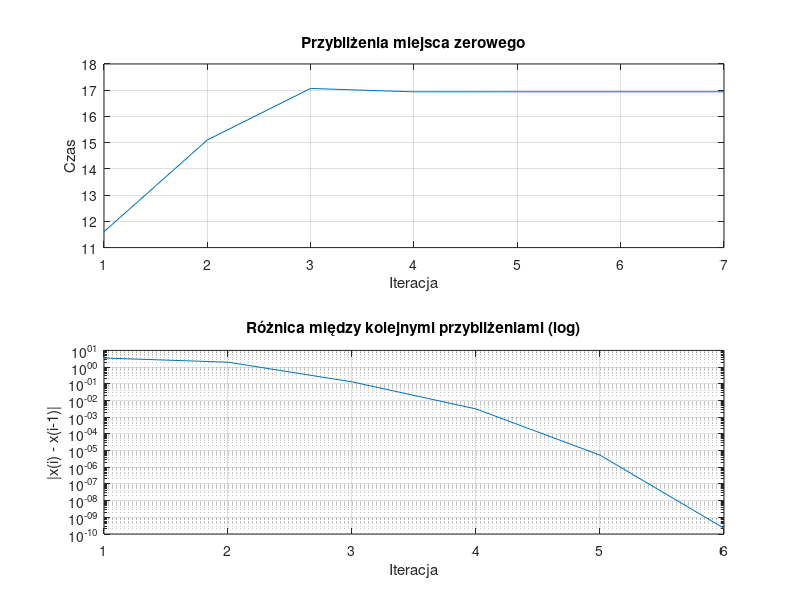

This figure's MATLAB source:
function [xvec,xdif,xsolution,ysolution,iterations] = velocity_secant()
% Wyznacza miejsce zerowe funkcji velocity_difference metodą siecznych.
% xvec - wektor z kolejnymi przybliżeniami miejsca zerowego;
%   xvec(1)=x2 przy założeniu, że x0 i x1 są punktami startowymi
% xdif - wektor różnic kolejnych przybliżeń miejsca zerowego
%   xdif(i) = abs(xvec(i+1)-xvec(i));
% xsolution - obliczone miejsce zerowe
% ysolution - wartość funkcji velocity_difference wyznaczona dla f=xsolution
% iterations - liczba iteracji wykonana w celu wyznaczenia xsolution

x0 = 1; % pierwszy punkt startowy metody siecznych
x1 = 40; % drugi punkt startowy metody siecznych
ytolerance = 1e-12;% tolerancja wartości funkcji w przybliżonym miejscu zerowym.
% Warunek abs(f1(xsolution))<ytolerance określa jak blisko zera ma znaleźć
% się wartość funkcji w obliczonym miejscu zerowym funkcji f1(), aby obliczenia
% zostały zakończone.
max_iterations = 1000; % maksymalna liczba iteracji wykonana przez alg. bisekcji

f0 = velocity_difference(x0);
f1 = velocity_difference(x1);

xvec = [];
xdif = [];
xsolution = Inf;
ysolution = Inf;
iterations = max_iterations;

for ii=1:max_iterations
    x2 = x1-(f1*(x1-x0))/(f1-f0);
    xvec(ii) = x2;
    if ii > 1
        xdif(ii-1) = abs(xvec(ii) - xvec(ii-1));
    end
    f2 = velocity_difference(x2);
    if(abs(f2)<ytolerance)
         xsolution = x2;
         ysolution = f2;
         iterations = ii;
         break
    end
    x0 = x1;
    f0 = f1;
    x1 = x2;
    f1 = f2;
end

xvec=xvec';
xdif=xdif';
figure;

subplot(2,1,1);
plot(xvec, '-');
title('Przybliżenia miejsca zerowego');
xlabel('Iteracja');
ylabel('Czas');
grid on;

subplot(2,1,2);
semilogy(xdif, '-');
title('Różnica między kolejnymi przybliżeniami (log)');
xlabel('Iteracja');
ylabel('|x(i) - x(i-1)|');
grid on;
saveas(gcf, 'zadanie3.png');
end

function velocity_delta = velocity_difference(t)
% t - czas od startu rakiet
if t <= 0
    error('czas musi być większy od zera.');
end
u=2000;
m0=150000;
q=2700;
g=1.622
M=700;
vt=u*log(m0/(m0-q*t))-g*t;
velocity_delta = vt-M;

end